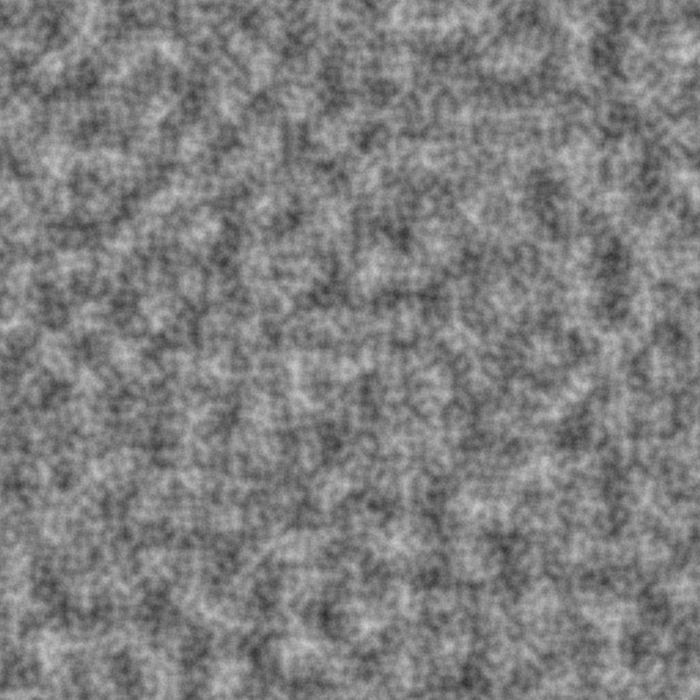
#> input picture noise/perlin/perlin_s_m3_b4_amplitude1.png, 700 x 700 px, found by its file name
$ python layered_noise.py
#> lines starting #> are read from the running program, lines starting #| are printed output that depends on the picture
from PIL import Image

perlin_img = Image.open('perlin\perlin_s_m3_b4_amplitude1.png', "r")
#> perlin_img is the input picture: PIL image 700x700 L; min 46, max 205, mean 127
worley_img = Image.open('worley\\test.png', "r")
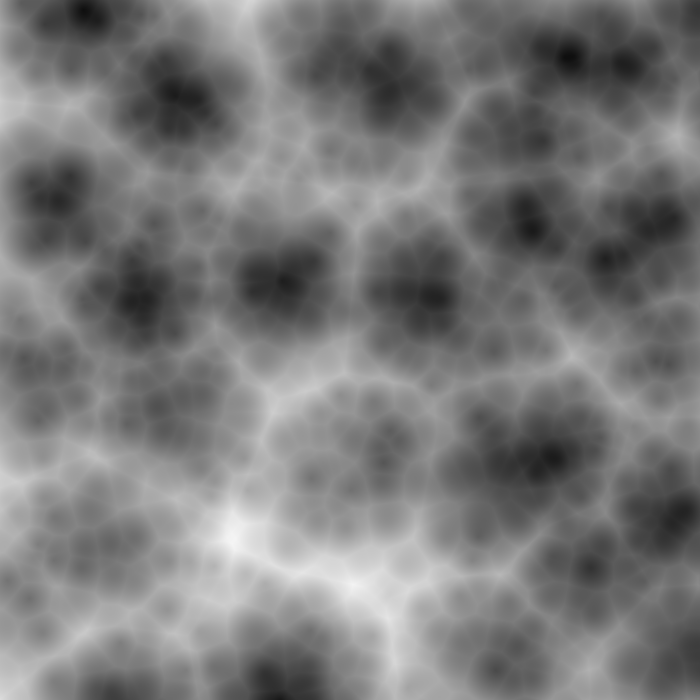
#> input picture noise/worley/test.png, 700 x 700 px, found by its file name
#> worley_img is the input picture: PIL image 700x700 L; min 15, max 245, mean 120.9

lay_im = Image.new('L', (700, 700))
#> lay_im: PIL image 700x700 L; every value is 0

pixeldata = []

for i in range(700):
    for j in range(700):
        p = perlin_img.getpixel((i, j))
        w = 255 - worley_img.getpixel((i, j))
        px = ((p + 4*w)/5)/255

        if px < 0.5:
            px = 2 * px**2
        if px > 0.5:
            px = 1 - (((1 - px)**2) * 2)

        pixeldata.append(px*255)
        print(i, j, px*255)
#> after the loop, pixeldata = 490000 items
lay_im.putdata(pixeldata)
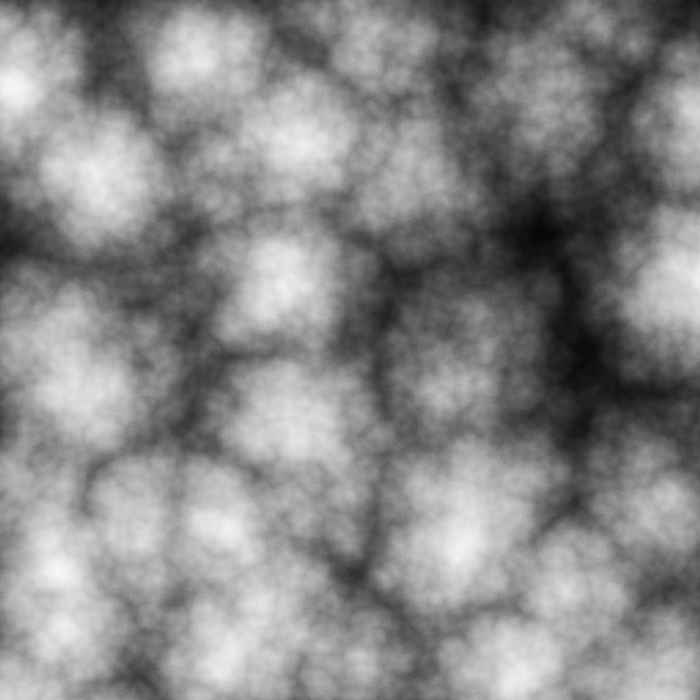
#> lay_im: PIL image 700x700 L; min 6, max 247, mean 135.7
lay_im.save('layer_dark_contrasted.png')
